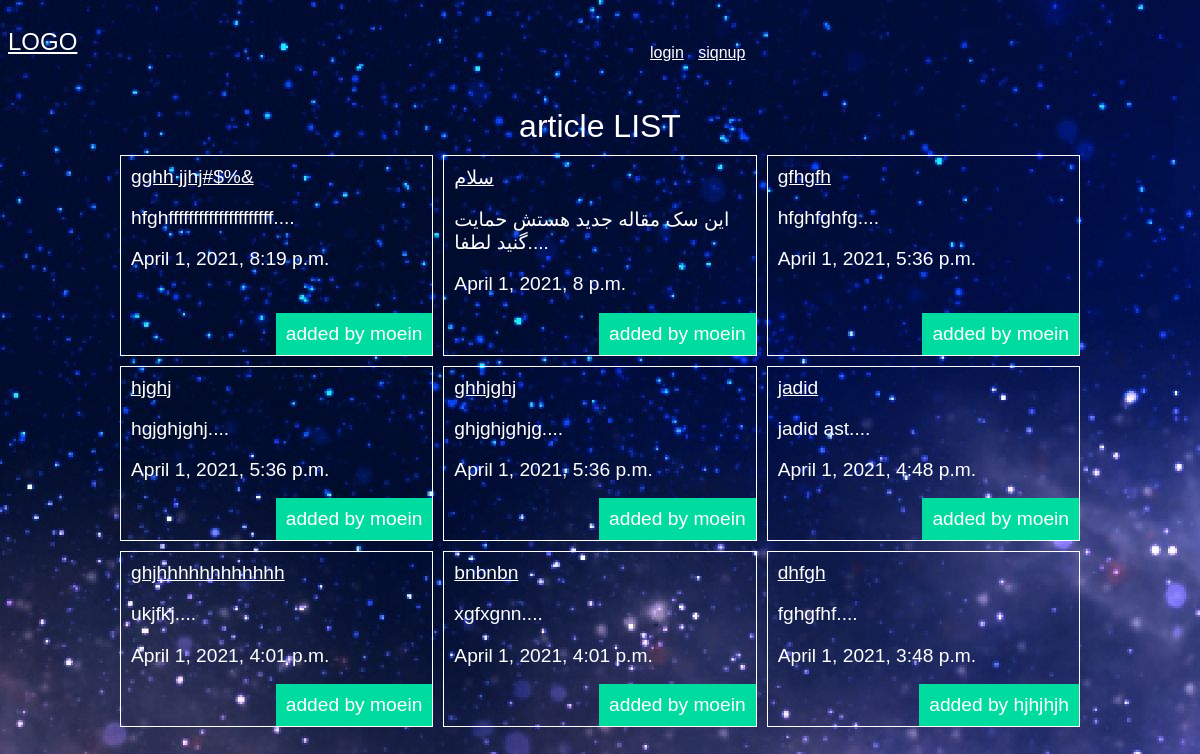
The app's page /articles/ with its own data.
### articles/models.py (models this page shows, shortened)
class Articles(models.Model):
    title = models.CharField(max_length=100)
    slug = models.SlugField()
    body = models.TextField()
    date = models.DateTimeField(auto_now_add= True)
    image = models.ImageField(default='default.jpg',blank=True)
    author = models.ForeignKey(User,default=None,on_delete=models.CASCADE)
    def snippet (self):
        return self.body[:50] + '....'

### articles/views.py (the view)
# urls.py: path('',views.articles_list,name = "list"),
def articles_list(request):
    articles = models.Articles.objects.all().order_by('-date')
    args = {'articles':articles}
    return render(request,'articles/articleslist.html',args)

### articles/templates/articles/articleslist.html (shortened to what this page needs)
{%extends 'base.html'%}
{%block content%}
      <h1>article LIST</h1>
      <div class="articles">
        {% for article in articles %}
        <div class="article">
        <h2>
          <a href="{% url 'articles:detail' slug=article.slug %}">{{article.title}}</a>
          <p>{{article.snippet}}</p>
          <p>{{article.date}}</p>
          <p class='author'>added by  {{ article.author.username }}</p>
        </h2>
        </div>
        {% endfor %}
      </div>
{% endblock %}

### assets/styles.css (style rules this page uses)
body { background-color: blue; background-image: url(star.jpg); background-repeat-y: no-repeat; background-attachment: fixed; color: #fff; }
body * { font-family: arial; }
h1,h2,h3,h4,h5 { font-weight: normal; margin: 0; }
a,a:hover,a:visited { color: #fff; }
div.wrapper h1 { text-align: center; margin:10px auto; font-size: 1.4m; }
.articles { display: grid; grid-template-columns: 1fr 1fr 1fr; grid-gap: 10px; }
.article { padding: 10px; border: 1px solid #fff; position: relative; padding-bottom: 40px; }
.article h2 { font-size: 1.2em; }
.article .author { padding: 10px; background-color: #00dba0; position: absolute; right: 0; bottom: 0; margin: 0; }

### records on screen
Articles: title "gghh jjhj#$%&", snippet "hfghfffffffffffffffffffff....", date "April 1, 2021, 8:19 p.m.", author.username "moein"
Articles: title "سلام", snippet "این سک مقاله جدید هستش حمایت گنید لطفا....", date "April 1, 2021, 8 p.m.", author.username "moein"
Articles: title "gfhgfh", snippet "hfghfghfg....", date "April 1, 2021, 5:36 p.m.", author.username "moein"
Articles: title "hjghj", snippet "hgjghjghj....", date "April 1, 2021, 5:36 p.m.", author.username "moein"
Articles: title "ghhjghj", snippet "ghjghjghjg....", date "April 1, 2021, 5:36 p.m.", author.username "moein"
Articles: title "jadid", snippet "jadid ast....", date "April 1, 2021, 4:48 p.m.", author.username "moein"
Articles: title "ghjhhhhhhhhhhhh", snippet "ukjfkj....", date "April 1, 2021, 4:01 p.m.", author.username "moein"
Articles: title "bnbnbn", snippet "xgfxgnn....", date "April 1, 2021, 4:01 p.m.", author.username "moein"
Articles: title "dhfgh", snippet "fghgfhf....", date "April 1, 2021, 3:48 p.m.", author.username "hjhjhjh"
